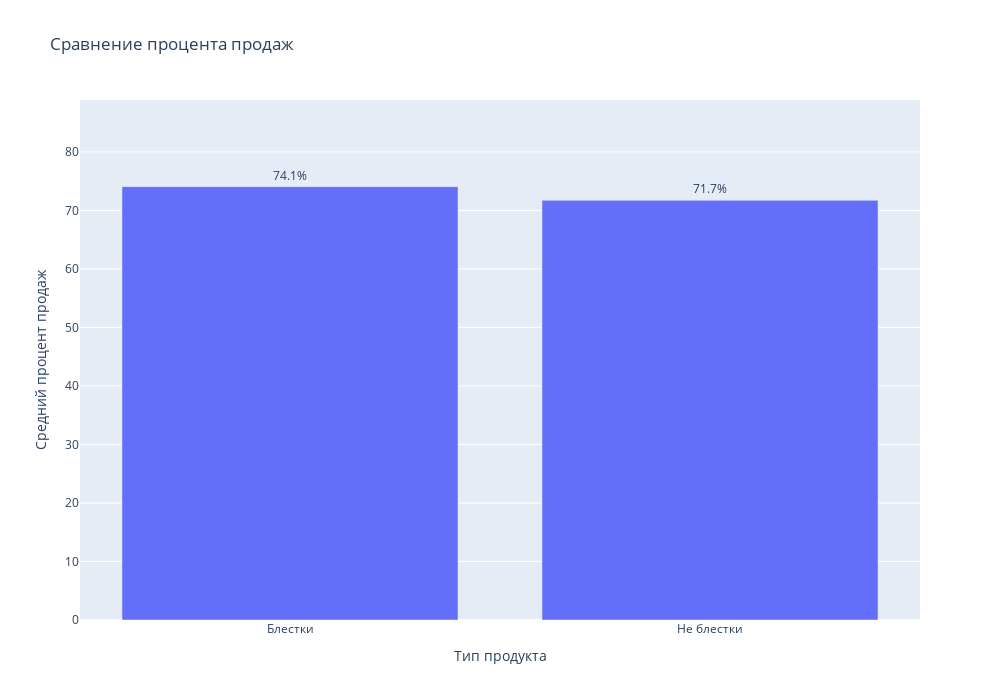

Notebook source saved alongside this figure:
### Code cell
import pandas as pd
import scipy.stats as stats

u_stat, p_value = stats.mannwhitneyu(glow_group, non_glow_group, alternative='greater')

print("Использован тест Манна-Уитни так как распределение не нормальное")
print(f"p-value: {p_value:.4f}")


alpha = 0.05
if p_value < alpha:
    print("Есть статистически значимые различия (не отвергаем H0).")
    print("Glow продукты продаются лучше.")
else:
    print("Нет статистически значимых различий (отвергаем H0).")
    print("Гипотеза: 'В торговом центре Glow продукты продаются лучше' - НЕ ПОДТВЕРЖДЕНА")

fig = px.bar(
    x=["Блестки", "Не блестки"],
    y=[glow_group.mean(), non_glow_group.mean()],
    title="Сравнение процента продаж",
    labels={'x': 'Тип продукта', 'y': 'Средний процент продаж'},
)

fig.update_traces(
    text=[f"{glow_group.mean():.1f}%", f"{non_glow_group.mean():.1f}%"],
    textposition='outside',
    showlegend=False 
)

fig.update_layout(
    yaxis_range=[0, max(glow_group.mean(), non_glow_group.mean()) * 1.2],
    showlegend=True,
    legend_title="Тип продукта",
    width=1000, 
    height=700,
)
fig.show()

### Figure 1 — Plotly figure (JSON) as saved in the notebook; plotly's stock layout.template omitted (floating-point values rounded to 4 significant figures)
{"data": [{"alignmentgroup": "True", "hovertemplate": "Тип продукта=%{x}<br>Средний процент продаж=%{y}<extra></extra>", "legendgroup": "", "marker": {"color": "#636efa", "pattern": {"shape": ""}}, "name": "", "offsetgroup": "", "orientation": "v", "showlegend": false, "text": ["74.1%", "71.7%"], "textposition": "outside", "type": "bar", "x": ["Блестки", "Не блестки"], "xaxis": "x", "y": [74.05, 71.72], "yaxis": "y"}], "layout": {"barmode": "relative", "height": 700, "legend": {"title": {"text": "Тип продукта"}, "tracegroupgap": 0}, "showlegend": true, "title": {"text": "Сравнение процента продаж"}, "width": 1000, "xaxis": {"anchor": "y", "domain": [0, 1], "title": {"text": "Тип продукта"}}, "yaxis": {"anchor": "x", "domain": [0, 1], "range": [0, 88.86], "title": {"text": "Средний процент продаж"}}}}
